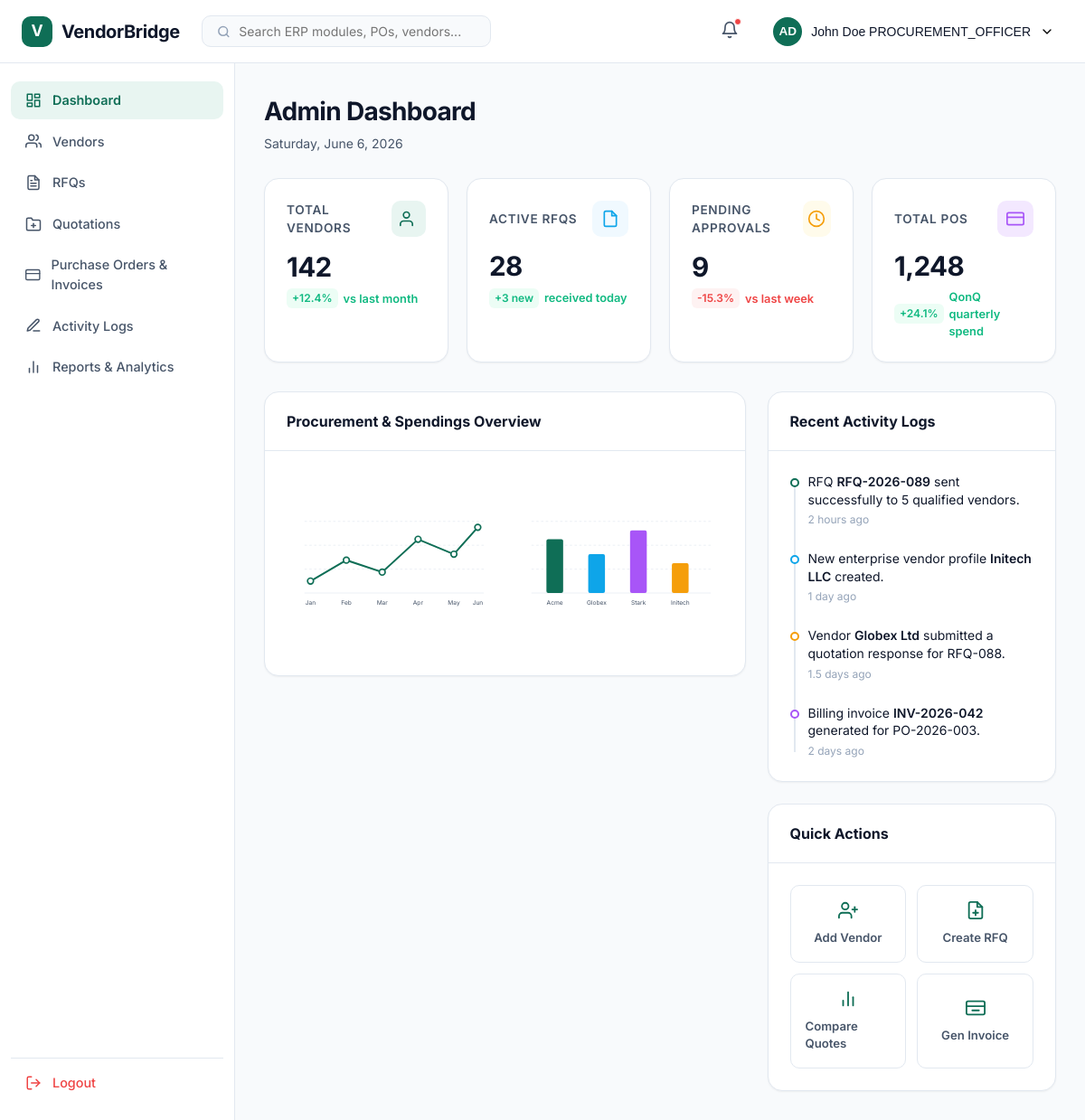
The page /admin-dashboard/ (signed in) on the database its author committed.
### apps/accounts/models.py (models this page shows, shortened)
class User(AbstractUser):
    username = None
    email = models.EmailField(unique=True)
    role = models.CharField(
        max_length=30,
        choices=UserRole.choices,
        default=UserRole.ADMIN
    )
    status = models.CharField(
        max_length=20,
        choices=UserStatus.choices,
        default=UserStatus.ACTIVE
    )
    USERNAME_FIELD = "email"
    REQUIRED_FIELDS = []
    objects = UserManager()

### apps/dashboard/views.py (the view)
@login_required
def admin_dashboard(request):
    return render(
        request,
        "dashboard/dashboard.html",
        {
            "dashboard_title": "Admin Dashboard",
            "role": request.user.role
        }
    )

### templates/dashboard/dashboard.html (shortened to what this page needs)
{% extends 'base/base.html' %}
{% load static %}
{% block css %}
<link rel="stylesheet" href="{% static 'css/dashboard.css' %}">
{% endblock %}
{% block content %}
  <div class="layout-container">
    {% include 'base/navbar.html' %}
    <div class="layout-body">
      {% include 'base/sidebar.html' %}
      <main class="main-content">
        <div class="content-header">
          <div>
            <h1> {{ dashboard_title|default:"Dashboard Overview" }}</h1>
            <p id="currentDate">Saturday, June 6, 2026</p>
          </div>
        </div>
        <div class="kpi-grid">
          <div class="kpi-card">
            <div class="kpi-card-header">
              <span class="kpi-title">Total Vendors</span>
              <div class="kpi-icon-box">
                <svg xmlns="http://www.w3.org/2000/svg" width="20" height="20" viewBox="0 0 24 24" fill="none" stroke="currentColor" stroke-width="2" stroke-linecap="round" stroke-linejoin="round"><path d="M17 21v-2a4 4 0 0 0-4-4H5a4 4 0 0 0-4 4v2"></path><circle cx="9" cy="7" r="4"></circle></svg>
              </div>
            </div>
            <span class="kpi-value" id="kpiVendors">142</span>
            <div class="kpi-trend trend-positive">
              <span class="trend-badge">+12.4%</span>
              <span>vs last month</span>
            </div>
          </div>
          <div class="kpi-card">
            <div class="kpi-card-header">
              <span class="kpi-title">Active RFQs</span>
              <div class="kpi-icon-box">
                <svg xmlns="http://www.w3.org/2000/svg" width="20" height="20" viewBox="0 0 24 24" fill="none" stroke="currentColor" stroke-width="2" stroke-linecap="round" stroke-linejoin="round"><path d="M14 2H6a2 2 0 0 0-2 2v16a2 2 0 0 0 2 2h12a2 2 0 0 0 2-2V8z"></path><polyline points="14 2 14 8 20 8"></polyline></svg>
              </div>
            </div>
            <span class="kpi-value" id="kpiRfqs">28</span>
            <div class="kpi-trend trend-positive">
              <span class="trend-badge">+3 new</span>
              <span>received today</span>
            </div>
          </div>
          <div class="kpi-card">
            <div class="kpi-card-header">
              <span class="kpi-title">Pending Approvals</span>
              <div class="kpi-icon-box">
                <svg xmlns="http://www.w3.org/2000/svg" width="20" height="20" viewBox="0 0 24 24" fill="none" stroke="currentColor" stroke-width="2" stroke-linecap="round" stroke-linejoin="round"><circle cx="12" cy="12" r="10"></circle><polyline points="12 6 12 12 16 14"></polyline></svg>
              </div>
            </div>
            <span class="kpi-value" id="kpiApprovals">9</span>
            <div class="kpi-trend trend-negative">
              <span class="trend-badge">-15.3%</span>
              <span>vs last week</span>
            </div>
          </div>
          <div class="kpi-card">
            <div class="kpi-card-header">
              <span class="kpi-title">Total POs</span>
              <div class="kpi-icon-box">
                <svg xmlns="http://www.w3.org/2000/svg" width="20" height="20" viewBox="0 0 24 24" fill="none" stroke="currentColor" stroke-width="2" stroke-linecap="round" stroke-linejoin="round"><rect x="1" y="4" width="22" height="16" rx="2" ry="2"></rect><line x1="1" y1="10" x2="23" y2="10"></line></svg>
              </div>
            </div>
            <span class="kpi-value" id="kpiPos">1,248</span>
            <div class="kpi-trend trend-positive">
              <span class="trend-badge">+24.1%</span>
              <span>QonQ quarterly spend</span>
            </div>
          </div>
        </div>
        <div class="dashboard-sections-grid">
          <div class="section-col">
            <div class="card-widget">
              <div class="card-widget-header">
                <span class="card-widget-title">Procurement & Spendings Overview</span>
              </div>
              <div class="card-widget-body">
                <div class="charts-grid">
                  <div class="chart-container" id="spendChartContainer">
                    <svg class="chart-svg" id="spendOverviewChart" viewBox="0 0 350 200">
                      <line x1="30" y1="150" x2="330" y2="150" class="chart-axis-line" />
                      <line x1="30" y1="110" x2="330" y2="110" class="chart-grid-line" />
                      <line x1="30" y1="70" x2="330" y2="70" class="chart-grid-line" />
                      <line x1="30" y1="30" x2="330" y2="30" class="chart-grid-line" />
                      <path d="M 40 130 L 100 95 L 160 115 L 220 60 L 280 85 L 320 40" fill="none" stroke="var(--primary)" stroke-width="3" class="chart-line" />
                      <circle cx="40" cy="130" r="5" fill="#FFFFFF" stroke="var(--primary)" stroke-width="2.5" class="chart-point" data-val="$24k" data-label="Jan" />
                      <circle cx="100" cy="95" r="5" fill="#FFFFFF" stroke="var(--primary)" stroke-width="2.5" class="chart-point" data-val="$38k" data-label="Feb" />
                      <circle cx="160" cy="115" r="5" fill="#FFFFFF" stroke="var(--primary)" stroke-width="2.5" class="chart-point" data-val="$31k" data-label="Mar" />
                      <circle cx="220" cy="60" r="5" fill="#FFFFFF" stroke="var(--primary)" stroke-width="2.5" class="chart-point" data-val="$52k" data-label="Apr" />
                      <circle cx="280" cy="85" r="5" fill="#FFFFFF" stroke="var(--primary)" stroke-width="2.5" class="chart-point" data-val="$44k" data-label="May" />
                      <circle cx="320" cy="40" r="5" fill="#FFFFFF" stroke="var(--primary)" stroke-width="2.5" class="chart-point" data-val="$65k" data-label="Jun" />
                      <text x="40" y="170" class="chart-label" text-anchor="middle">Jan</text>
                      <text x="100" y="170" class="chart-label" text-anchor="middle">Feb</text>
                      <text x="160" y="170" class="chart-label" text-anchor="middle">Mar</text>
                      <text x="220" y="170" class="chart-label" text-anchor="middle">Apr</text>
                      <text x="280" y="170" class="chart-label" text-anchor="middle">May</text>
                      <text x="320" y="170" class="chart-label" text-anchor="middle">Jun</text>
                    </svg>
                  </div>
                  <div class="chart-container" id="performanceChartContainer">
                    <svg class="chart-svg" id="vendorPerformanceChart" viewBox="0 0 350 200">
                      <text x="69" y="170" class="chart-label" text-anchor="middle">Acme</text>
                      <text x="139" y="170" class="chart-label" text-anchor="middle">Globex</text>
                      <text x="209" y="170" class="chart-label" text-anchor="middle">Stark</text>
                      <text x="279" y="170" class="chart-label" text-anchor="middle">Initech</text>
                    </svg>
                  </div>
                </div>
              </div>
            </div>
          </div>
          <div class="section-col">
            <div class="card-widget">
              <div class="card-widget-header">
                <span class="card-widget-title">Recent Activity Logs</span>
              </div>
              <div class="card-widget-body">
                <div class="activity-stream">
                  <div class="activity-item">
                    <div class="activity-dot"></div>
                    <span class="activity-text">RFQ <strong>RFQ-2026-089</strong> sent successfully to 5 qualified vendors.</span>
                    <span class="activity-time">2 hours ago</span>
                  </div>
                  <div class="activity-item">
                    <div class="activity-dot"></div>
                    <span class="activity-text">New enterprise vendor profile <strong>Initech LLC</strong> created.</span>
                    <span class="activity-time">1 day ago</span>
                  </div>
                  <div class="activity-item">
                    <div class="activity-dot"></div>
                    <span class="activity-text">Vendor <strong>Globex Ltd</strong> submitted a quotation response for RFQ-088.</span>
                    <span class="activity-time">1.5 days ago</span>
                  </div>
                  <div class="activity-item">
                    <div class="activity-dot"></div>
                    <span class="activity-text">Billing invoice <strong>INV-2026-042</strong> generated for PO-2026-003.</span>
                    <span class="activity-time">2 days ago</span>
                  </div>
                </div>
              </div>
            </div>
            <div class="card-widget">
              <div class="card-widget-header">
                <span class="card-widget-title">Quick Actions</span>
              </div>
              <div class="card-widget-body">
                <div class="actions-grid">
                  <div class="btn-action-card" id="actionAddVendor">
                    <span>Add Vendor</span>
                  </div>
                  <div class="btn-action-card" id="actionCreateRfq">
                    <span>Create RFQ</span>
                  </div>
                  <div class="btn-action-card" id="actionCompareQuotes">
                    <svg xmlns="http://www.w3.org/2000/svg" width="22" height="22" viewBox="0 0 24 24" fill="none" stroke="currentColor" stroke-width="2" stroke-linecap="round" stroke-linejoin="round">
                      <line x1="18" y1="20" x2="18" y2="10"></line>
                      <line x1="12" y1="20" x2="12" y2="4"></line>
                      <line x1="6" y1="20" x2="6" y2="14"></line>
                    </svg>
                    <span>Compare Quotes</span>
                  </div>
                  <div class="btn-action-card" id="actionGenInvoice">
                    <span>Gen Invoice</span>
                  </div>
                </div>
              </div>
            </div>
          </div>
        </div>
      </main>
    </div>
  </div>
{% endblock %}

### templates/base/navbar.html (shortened to what this page needs)
<header class="navbar">
    <div class="nav-left">
      <div class="logo">
        <div class="logo-icon">V</div>
        <span class="logo-text">VendorBridge</span>
      </div>
      <div class="search-bar">
        <svg xmlns="http://www.w3.org/2000/svg" width="16" height="16" viewBox="0 0 24 24" fill="none" stroke="currentColor" stroke-width="2.5" stroke-linecap="round" stroke-linejoin="round">
          <circle cx="11" cy="11" r="8"></circle>
          <line x1="21" y1="21" x2="16.65" y2="16.65"></line>
        </svg>
        <input type="text" class="search-input" id="searchInput" placeholder="Search ERP modules, POs, vendors...">
      </div>
    </div>
    <div class="nav-right">
      <button class="bell-btn" id="notificationBtn" aria-label="Notifications">
        <svg xmlns="http://www.w3.org/2000/svg" width="20" height="20" viewBox="0 0 24 24" fill="none" stroke="currentColor" stroke-width="2" stroke-linecap="round" stroke-linejoin="round">
          <path d="M18 8A6 6 0 0 0 6 8c0 7-3 9-3 9h18s-3-2-3-9"></path>
          <path d="M13.73 21a2 2 0 0 1-3.46 0"></path>
        </svg>
        <span class="bell-badge" id="notificationBadge"></span>
      </button>
      <button class="profile-trigger" id="profileTrigger">
        <div class="avatar">AD</div>
        <span id="profileName">{{ request.user.first_name }} {{ request.user.last_name }}
          {{ request.user.role }}
        </span>
        <svg xmlns="http://www.w3.org/2000/svg" width="16" height="16" viewBox="0 0 24 24" fill="none" stroke="currentColor" stroke-width="2" stroke-linecap="round" stroke-linejoin="round">
          <polyline points="6 9 12 15 18 9"></polyline>
        </svg>
      </button>
    </div>
  </header>

### rows shown on the page
User: user.first_name "John", user.last_name "Doe", user.role "PROCUREMENT_OFFICER"

### other values the page prints
{{ dashboard_title|default:"Dashboard Overview" }} "Admin Dashboard"
